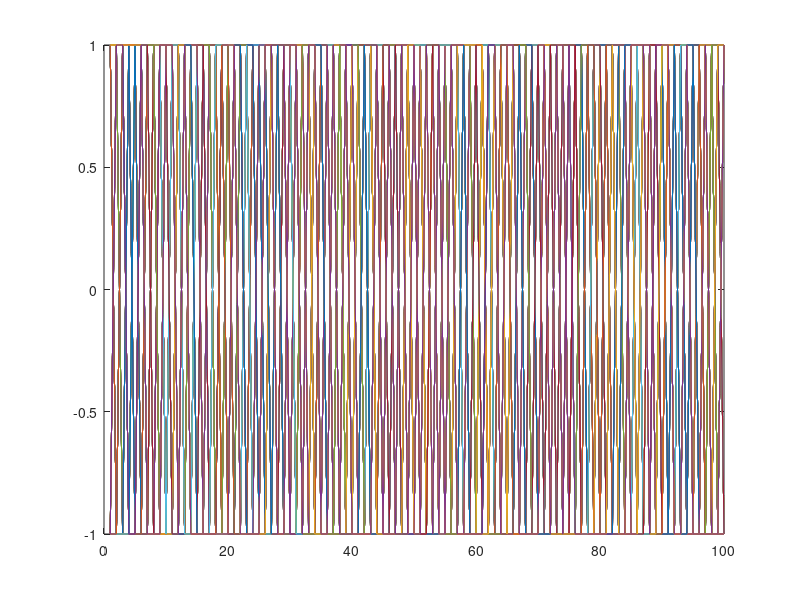
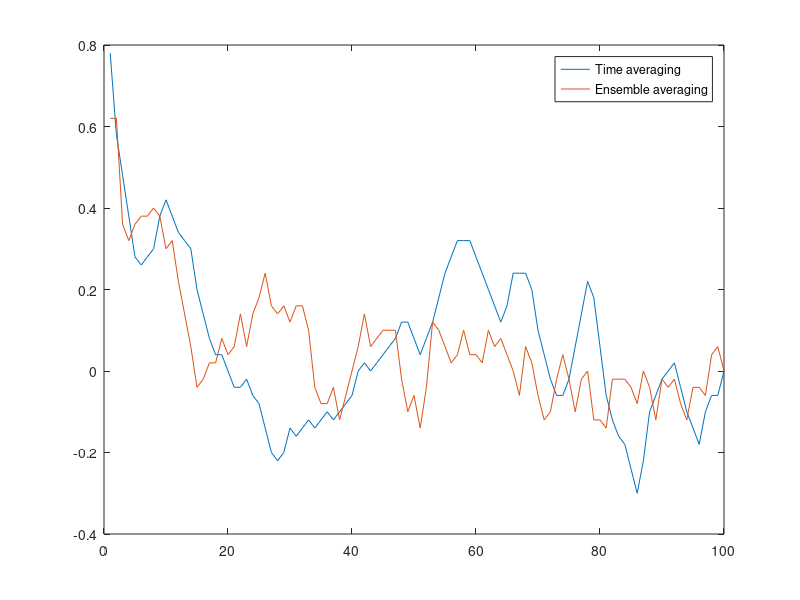

Write MATLAB code to recreate these figures, in order.
x = zeros(100,200);
for j=1:100
    if rand(1) > 0.5
        x(j,1) = 1;
    else
        x(j,1) = -1;
    end
end
for j=1:100
    for i=2:200
        r = rand(1);
        if x(j,i-1) == 1
            if r < 0.1
                x(j,i) = -1;
            else
                x(j,i) = 1;
            end
        else
            if r < 0.1
                x(j,i) = 1;
            else
                x(j,i) = -1;
            end
        end
    end
end
figure(1)
plot(x);

% time averaging
Rx = zeros(100,1);
for i=1:100
   temp = 0;
   for j=1:100
       temp = temp + x(1,j)*x(1,i + j);
   end
   Rx(i) = temp/100;
end
figure(2);
plot(Rx);

% ensemble averaging
Rx = zeros(100,1);
for i=1:100
   temp = 0;
   for j=1:100
       temp = temp + x(j,100)*x(j,i + 100);
   end
   Rx(i) = temp/100;
end
hold on
plot(Rx);
legend('Time averaging','Ensemble averaging');
hold off







